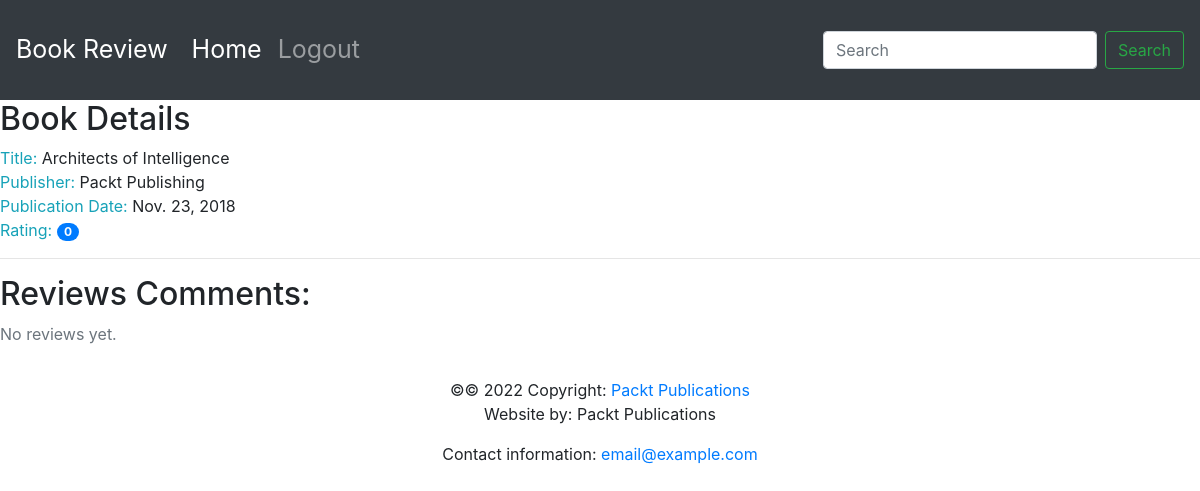
Page /books/3/ on the committed database.
### reviews/models.py (models this page shows, shortened)
class Book(models.Model):
 title = models.CharField(
 max_length=70,
 help_text="The title of the book.")
 publication_date = models.DateField(
 verbose_name="Date the book was published.")
 isbn = models.CharField(
 max_length=20,
 verbose_name="ISBN number of the book.")
 publisher = models.ForeignKey(
 Publisher,
 on_delete=models.CASCADE)
 contributors = models.ManyToManyField(
 'Contributor',
 through="BookContributor")

class Publisher(models.Model):
 name = models.CharField(
 max_length=50,
 help_text="The name of the Publisher.")
 website = models.URLField(
 help_text="The Publisher's website.")
 email = models.EmailField(
 help_text="The Publisher's email address.")
 def __str__(self):
  return self.name

### reviews/views.py (the view)
# urls.py: path('books/<int:id>/', views.book_detail, name='book_detail')
def book_detail(request, id):
    book = get_object_or_404(Book, id=id)
    reviews = Review.objects.filter(book=book)
    book_rating = average_rating([review.rating for review in reviews])
    return render(request, "Book_detail.html", {
        "book": book,
        "reviews": reviews,
        'book_rating': book_rating
    })

### reviews/utils.py (called while the page is built)
def average_rating(rating_list):
 if not rating_list:
  return 0
 return round(sum(rating_list) / len(rating_list))

### templates/Book_detail.html
{% extends "base.html" %}
{% block content %}
<h2>Book Details</h2>
<span class="text-info">Title: </span> <span>{{book.title}}</span>
  <br>
  <span class="text-info">Publisher: </span>
  <span>{{book.publisher }}</span>
  <br>
  <span class="text-info">Publication Date: </span>
  <span>{{book.publication_date}}</span>
  <br>
  <span class="text-info">Rating: </span>
  <span class="badge badge-primary badge-pill">
{{book_rating }}</span>
<hr>
<h2>Reviews Comments:</h2>
{% if reviews %}
  <ul class="list-group" style="margin-left: 60px;">
    {% for review in reviews %}
      <li class="list-group-item">
          <br> <span class="text-info">Review comment:
          </span> <span>{{review.content}}</span>
          <br> <span class="text-info">Create on:
          </span> <span>{{review.date_created}}</span>
          <br> <span class="text-info">Modified on:
          </span> <span>{{review.date_edited}}</span>
          <br> <span class="text-info">Create on: </span> <span>{{review.date_created}}</span>
          <br> <span class="text-info">Creator: </span> <span>{{review.creator_id}}</span> <br>
        <span class="badge badge-info">Rating: {{ review.rating }}</span>
      </li>
    {% endfor %}
  </ul>
{% else %}
  <p class="text-muted">No reviews yet.</p>
{% endif %}
{% endblock %}

### rows in the picture
Book: title "Architects of Intelligence", publisher "Packt Publishing", publication_date "Nov. 23, 2018"

### other values in the picture
{{ book_rating }} "0"
